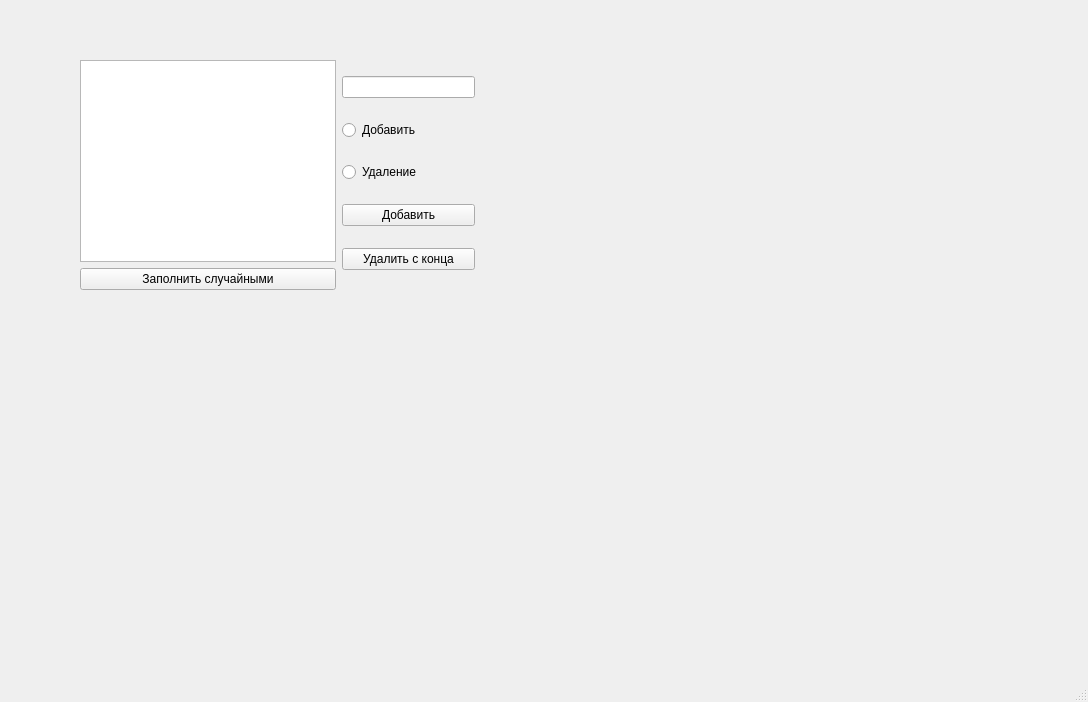
<?xml version="1.0" encoding="UTF-8"?>
<ui version="4.0">
 <class>MainWindow</class>
 <widget class="QMainWindow" name="MainWindow">
  <property name="geometry">
   <rect>
    <x>0</x>
    <y>0</y>
    <width>1088</width>
    <height>702</height>
   </rect>
  </property>
  <property name="maximumSize">
   <size>
    <width>1088</width>
    <height>702</height>
   </size>
  </property>
  <property name="windowTitle">
   <string>MainWindow</string>
  </property>
  <widget class="QWidget" name="centralwidget">
   <widget class="QWidget" name="">
    <property name="geometry">
     <rect>
      <x>80</x>
      <y>60</y>
      <width>395</width>
      <height>230</height>
     </rect>
    </property>
    <layout class="QHBoxLayout" name="horizontalLayout">
     <item>
      <layout class="QGridLayout" name="gridLayout">
       <item row="0" column="0">
        <layout class="QVBoxLayout" name="verticalLayout_2">
         <item>
          <widget class="QListWidget" name="listWidget"/>
         </item>
         <item>
          <widget class="QPushButton" name="btnFill">
           <property name="text">
            <string>Заполнить случайными</string>
           </property>
          </widget>
         </item>
        </layout>
       </item>
      </layout>
     </item>
     <item>
      <layout class="QVBoxLayout" name="verticalLayout">
       <item>
        <widget class="QLineEdit" name="lineEditInput"/>
       </item>
       <item>
        <widget class="QRadioButton" name="radioAdd">
         <property name="text">
          <string>Добавить</string>
         </property>
        </widget>
       </item>
       <item>
        <widget class="QRadioButton" name="radioRemove">
         <property name="text">
          <string>Удаление</string>
         </property>
        </widget>
       </item>
       <item>
        <widget class="QPushButton" name="btnAdd">
         <property name="text">
          <string>Добавить</string>
         </property>
        </widget>
       </item>
       <item>
        <widget class="QPushButton" name="btnRemove">
         <property name="text">
          <string>Удалить с конца</string>
         </property>
        </widget>
       </item>
      </layout>
     </item>
    </layout>
   </widget>
  </widget>
  <widget class="QMenuBar" name="menubar">
   <property name="geometry">
    <rect>
     <x>0</x>
     <y>0</y>
     <width>1088</width>
     <height>23</height>
    </rect>
   </property>
  </widget>
  <widget class="QStatusBar" name="statusbar"/>
 </widget>
 <resources/>
 <connections/>
</ui>
